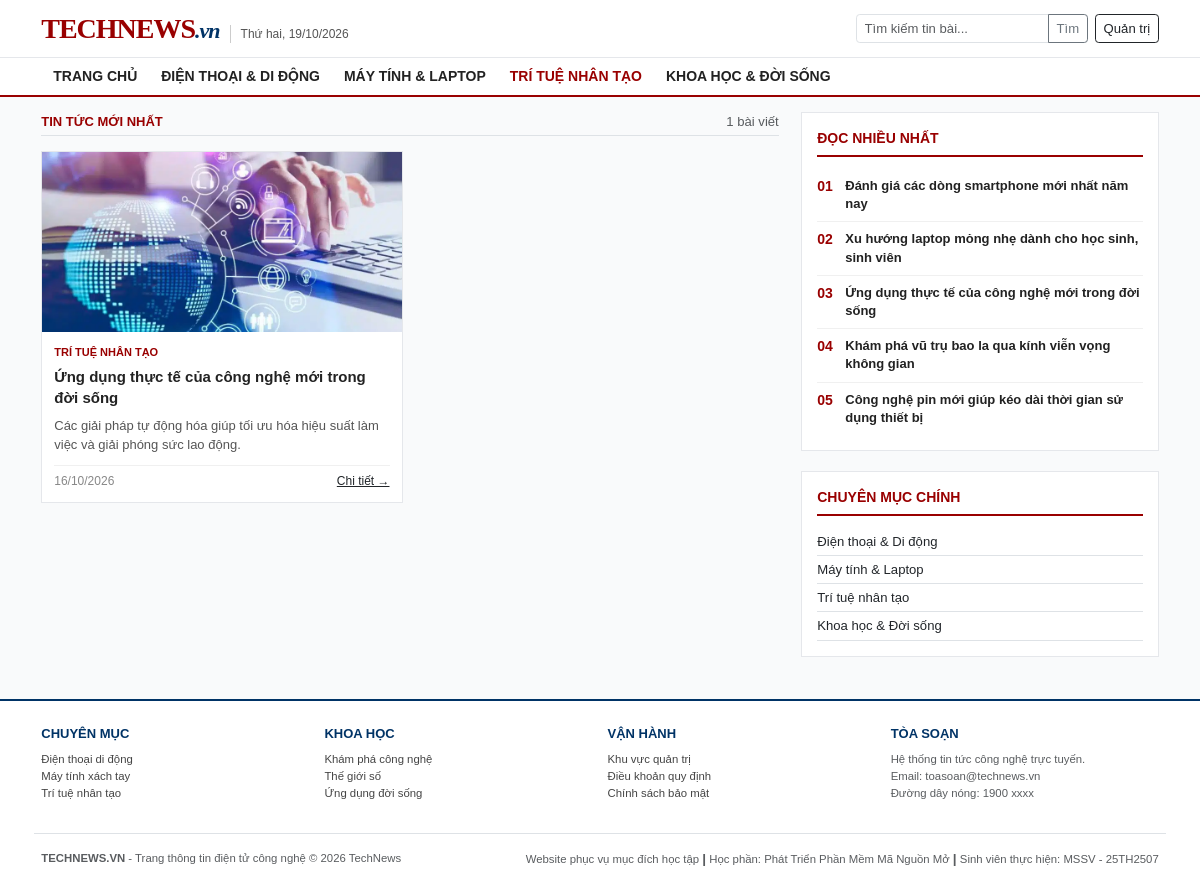
The page /index.php?cat_id=3 on the database as committed earlier.
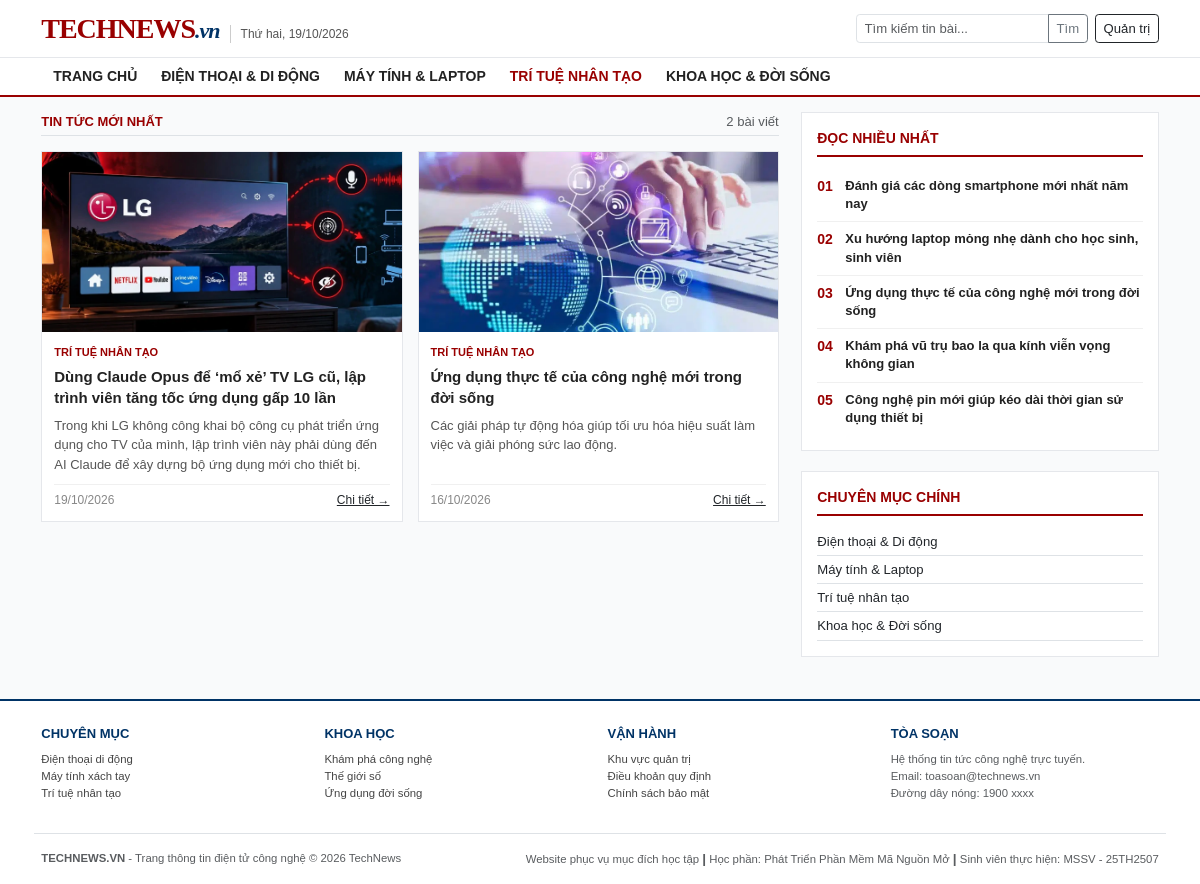
The same page on the database as committed later.
### tables this page shows
CREATE TABLE `categories` (
  `id` int(11) NOT NULL,
  `name` varchar(100) NOT NULL
);

CREATE TABLE `posts` (
  `id` int(11) NOT NULL,
  `category_id` int(11) NOT NULL,
  `title` varchar(255) NOT NULL,
  `summary` text NOT NULL,
  `content` longtext NOT NULL,
  `image` varchar(255) NOT NULL DEFAULT 'default.jpg',
  `created_at` datetime NOT NULL DEFAULT current_timestamp()
);

### index.php (the view, shortened to what this page needs)
<?php
require_once 'db.php';
$weekday_map = ['Chủ nhật', 'Thứ hai', 'Thứ ba', 'Thứ tư', 'Thứ năm', 'Thứ sáu', 'Thứ bảy'];
$today_text = $weekday_map[date('w')] . ', ' . date('d/m/Y');
$search = isset($_GET['search']) ? trim($_GET['search']) : '';
$cat_id = isset($_GET['cat_id']) ? (int)$_GET['cat_id'] : 0;
$where = [];
if ($cat_id > 0) {
    $where[] = "posts.category_id = $cat_id";
}
$where_clause = "";
if (count($where) > 0) {
    $where_clause = "WHERE " . implode(" AND ", $where);
}
$limit = 4;
$page = isset($_GET['page']) ? (int)$_GET['page'] : 1;
$sql_count = "SELECT COUNT(*) AS total FROM posts $where_clause";
$res_count = mysqli_query($conn, $sql_count);
$row_count = mysqli_fetch_assoc($res_count);
$total_records = $row_count['total'] ?? 0;
$offset = ($page - 1) * $limit;
$sql_posts = "SELECT posts.*, categories.name AS cat_name
              FROM posts
              JOIN categories ON posts.category_id = categories.id
              $where_clause
              ORDER BY posts.id DESC
              LIMIT $offset, $limit";
$res_posts = mysqli_query($conn, $sql_posts);
$res_cats = mysqli_query($conn, "SELECT * FROM categories ORDER BY id ASC");
$all_cats = [];
if ($res_cats) {
    while ($c = mysqli_fetch_assoc($res_cats)) {
        $all_cats[] = $c;
    }
}
$res_popular = mysqli_query($conn, "SELECT id, title, created_at FROM posts ORDER BY id ASC LIMIT 5");
?>
<!DOCTYPE html>
<html lang="vi">
<head>
    <link href="https://cdn.jsdelivr.net/npm/bootstrap@5.3.0/dist/css/bootstrap.min.css" rel="stylesheet">
    <link href="css/style.css?v=<?= time() ?>" rel="stylesheet">
</head>
<body>
    <div class="main-wrapper">
        <header class="site-header py-2">
            <div class="container d-flex justify-content-between align-items-center">
                <div class="d-flex align-items-baseline">
                    <a href="index.php" class="site-logo">TECHNEWS<span>.vn</span></a>
                    <span class="site-date d-none d-md-inline"><?= $today_text ?></span>
                </div>
                <div class="d-flex align-items-center gap-2">
                    <form action="index.php" method="GET" class="d-flex">
                        <div class="input-group input-group-sm">
                            <input type="text" name="search" class="form-control" placeholder="Tìm kiếm tin bài..." value="<?= htmlspecialchars($search) ?>">
                            <button class="btn btn-outline-secondary" type="submit">Tìm</button>
                        </div>
                    </form>
                    <a href="login.php" class="btn btn-sm btn-outline-dark">Quản trị</a>
                </div>
            </div>
        </header>
        <nav class="category-navbar mb-3">
            <div class="container">
                <ul class="nav">
                    <li class="nav-item">
                        <a class="nav-link <?= ($cat_id == 0) ? 'active' : '' ?>" href="index.php">Trang chủ</a>
                    </li>
                    <?php foreach ($all_cats as $cat): ?>
                        <li class="nav-item">
                            <a class="nav-link <?= ($cat_id == $cat['id']) ? 'active' : '' ?>"
                               href="index.php?cat_id=<?= $cat['id'] ?>"><?= htmlspecialchars($cat['name']) ?></a>
                        </li>
                    <?php endforeach; ?>
                </ul>
            </div>
        </nav>
        <div class="container mb-4">
            <div class="row g-4">
                <div class="col-lg-8">
                    <div class="d-flex justify-content-between align-items-center border-bottom pb-1 mb-3">
                        <span class="fw-bold text-uppercase" style="color: var(--primary-red); font-size: 13px;">
                            <?= !empty($search) ? 'Kết quả tìm kiếm' : 'Tin tức mới nhất' ?>
                        </span>
                        <span class="text-muted small"><?= $total_records ?> bài viết</span>
                    </div>
                    <div class="row g-3">
                        <?php if ($res_posts && mysqli_num_rows($res_posts) > 0): ?>
                            <?php while ($row = mysqli_fetch_assoc($res_posts)): ?>
                                <div class="col-md-6">
                                    <div class="article-item">
                                        <img src="uploads/<?= !empty($row['image']) ? $row['image'] : 'default.jpg' ?>"
                                             class="article-thumb" alt="Hình ảnh" onerror="this.src='uploads/default.jpg'">
                                        <div class="article-body">
                                            <a href="index.php?cat_id=<?= $row['category_id'] ?>" class="article-category">
                                                <?= htmlspecialchars($row['cat_name']) ?>
                                            </a>
                                            <div class="article-title">
                                                <a href="detail.php?id=<?= $row['id'] ?>">
                                                    <?= htmlspecialchars($row['title']) ?>
                                                </a>
                                            </div>
                                            <div class="article-desc">
                                                <?= htmlspecialchars($row['summary']) ?>
                                            </div>
                                            <div class="article-meta">
                                                <span><?= date('d/m/Y', strtotime($row['created_at'])) ?></span>
                                                <a href="detail.php?id=<?= $row['id'] ?>" class="float-end text-dark">Chi tiết &rarr;</a>
                                            </div>
                                        </div>
                                    </div>
                                </div>
                            <?php endwhile; ?>
                        <?php else: ?>
                            <div class="col-12 text-center py-4 bg-white border">
                                <p class="text-muted m-0">Không có bài viết nào trong mục này.</p>
                            </div>
                        <?php endif; ?>
                    </div>
                </div>
                <div class="col-lg-4">
                    <div class="sidebar-panel">
                        <div class="panel-header">Đọc nhiều nhất</div>
                        <?php $rank = 1; ?>
                        <?php while ($pop = mysqli_fetch_assoc($res_popular)): ?>
                            <div class="ranking-item">
                                <div class="ranking-num">0<?= $rank++ ?></div>
                                <div class="ranking-title">
                                    <a href="detail.php?id=<?= $pop['id'] ?>"><?= htmlspecialchars($pop['title']) ?></a>
                                </div>
                            </div>
                        <?php endwhile; ?>
                    </div>
                    <div class="sidebar-panel">
                        <div class="panel-header">Chuyên mục chính</div>
                        <ul class="list-unstyled m-0">
                            <?php foreach ($all_cats as $cat): ?>
                                <li class="py-1 border-bottom d-flex justify-content-between">
                                    <a href="index.php?cat_id=<?= $cat['id'] ?>" class="text-dark small text-decoration-none">
                                        <?= htmlspecialchars($cat['name']) ?>
                                    </a>
                                </li>
                            <?php endforeach; ?>
                        </ul>
                    </div>
                </div>
            </div>
        </div>
    </div>
    <footer class="site-footer pt-4 pb-3">
        <div class="container">
            <div class="row row-cols-2 row-cols-md-4 g-3 pb-3 mb-3 border-bottom">
                <div>
                    <div class="footer-section-title">Chuyên mục</div>
                    <ul class="list-unstyled small">
                        <li><a href="index.php?cat_id=1">Điện thoại di động</a></li>
                        <li><a href="index.php?cat_id=2">Máy tính xách tay</a></li>
                        <li><a href="index.php?cat_id=3">Trí tuệ nhân tạo</a></li>
                    </ul>
                </div>
                <div>
                    <div class="footer-section-title">Khoa học</div>
                    <ul class="list-unstyled small">
                        <li><a href="index.php?cat_id=4">Khám phá công nghệ</a></li>
                        <li><a href="index.php">Thế giới số</a></li>
                        <li><a href="index.php">Ứng dụng đời sống</a></li>
                    </ul>
                </div>
                <div>
                    <div class="footer-section-title">Vận hành</div>
                    <ul class="list-unstyled small">
                        <li><a href="login.php">Khu vực quản trị</a></li>
                        <li><a href="index.php">Điều khoản quy định</a></li>
                        <li><a href="index.php">Chính sách bảo mật</a></li>
                    </ul>
                </div>
                <div>
                    <div class="footer-section-title">Tòa soạn</div>
                    <p class="small text-muted mb-0">
                        Hệ thống tin tức công nghệ trực tuyến.<br>
                        Email: toasoan@technews.vn<br>
                        Đường dây nóng: 1900 xxxx
                    </p>
                </div>
            </div>
            <div class="d-flex flex-wrap justify-content-between align-items-center small text-muted">
                <div>
                    <strong>TECHNEWS.VN</strong> - Trang thông tin điện tử công nghệ  &copy; 2026 TechNews
                </div>
                <div>
                    Website phục vụ mục đích học tập <span style="font-weight: bold; font-size: 1.2em;">|</span> Học phần: Phát Triển Phần Mềm Mã Nguồn Mở <span style="font-weight: bold; font-size: 1.2em;">|</span> Sinh viên thực hiện: MSSV - 25TH2507
                </div>
            </div>
        </div>
    </footer>
</body>
</html>

### css/style.css (style rules this page uses)
:root { --primary-red: #990000; --primary-hover: #7a0000; --navy-blue: #003366; --text-dark: #1f2937; --text-muted: #555555; --border-gray: #e5e7eb; --bg-page: #f9fafb; }
html, body { height: 100%; margin: 0; padding: 0; background-color: var(--bg-page); color: var(--text-dark); font-family: Arial, "Helvetica Neue", "Segoe UI", sans-serif; font-size: 15px; line-height: 1.5; }
body { display: flex; flex-direction: column; min-height: 100vh; }
.main-wrapper { flex: 1 0 auto; }
footer { flex-shrink: 0; }
img { max-width: 100%; height: auto; display: block; }
.site-header { background-color: #ffffff; border-bottom: 1px solid var(--border-gray); }
.site-logo { font-family: Georgia, "Times New Roman", serif; font-size: 28px; font-weight: 700; color: var(--primary-red); text-decoration: none; letter-spacing: -1px; }
.site-logo span { color: var(--navy-blue); font-style: italic; font-size: 22px; }
.site-date { font-size: 12px; color: var(--text-muted); border-left: 1px solid #ccc; padding-left: 10px; margin-left: 10px; }
.category-navbar { background-color: #ffffff; border-bottom: 2px solid var(--primary-red); }
.category-navbar .nav-link { color: #222; font-weight: 700; font-size: 14px; padding: 8px 12px; text-transform: uppercase; }
.category-navbar .nav-link:hover, .category-navbar .nav-link.active { color: var(--primary-red); }
.article-item { background: #ffffff; border: 1px solid var(--border-gray); height: 100%; display: flex; flex-direction: column; overflow: hidden; }
.article-thumb { width: 100% !important; height: 180px !important; object-fit: cover !important; }
.article-body { padding: 12px; display: flex; flex-direction: column; flex-grow: 1; }
.article-category { font-size: 11px; font-weight: 700; color: var(--primary-red); text-transform: uppercase; margin-bottom: 5px; text-decoration: none; }
.article-title { font-size: 15px; font-weight: 700; line-height: 1.4; margin-bottom: 8px; }
.article-title a { color: #222; text-decoration: none; }
.article-desc { font-size: 13px; color: #555; flex-grow: 1; margin-bottom: 10px; }
.article-meta { font-size: 12px; color: #888; border-top: 1px solid #f0f0f0; padding-top: 6px; }
.sidebar-panel { background: #ffffff; border: 1px solid var(--border-gray); padding: 15px; margin-bottom: 20px; }
.panel-header { font-size: 14px; font-weight: 700; text-transform: uppercase; color: var(--primary-red); border-bottom: 2px solid var(--primary-red); padding-bottom: 6px; margin-bottom: 12px; }
.ranking-item { display: flex; align-items: flex-start; gap: 8px; padding: 8px 0; border-bottom: 1px solid #f0f0f0; }
.ranking-item:last-child { border-bottom: none; }
.ranking-num { font-size: 14px; font-weight: 700; color: var(--primary-red); width: 20px; flex-shrink: 0; line-height: 1.4; margin: 0; }
.ranking-title { font-size: 13px; font-weight: 600; line-height: 1.4; margin: 0; }
.ranking-title a { color: #222; text-decoration: none; }
.site-footer { background-color: #ffffff; border-top: 2px solid var(--navy-blue); font-size: 13px; color: #444; }
.footer-section-title { font-weight: 700; color: var(--navy-blue); font-size: 13px; text-transform: uppercase; margin-bottom: 8px; }
.site-footer a { color: #444; text-decoration: none; }

Rows that differ between the two databases and show on the page:
added posts: image (picture), category.name "TRÍ TUỆ NHÂN TẠO", title "Dùng Claude Opus để ‘mổ xẻ’ TV LG cũ, lập trình viên tăng tốc ứng dụng gấp 10 lần", summary "Trong khi LG không công khai bộ công cụ phát triển ứng dụng cho TV của mình, lập trình viên này phải dùng đến AI Claude để xây dựng bộ ứng dụng mới cho thiết bị.", created_at "19/10/2026"
Other text that changed with them:
$total_records: "1" → "2"
